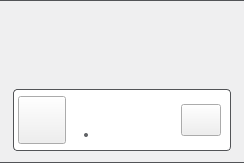
<?xml version="1.0" encoding="UTF-8"?>
<ui version="4.0">
 <class>DuplicatedNodeItem</class>
 <widget class="QWidget" name="DuplicatedNodeItem">
  <property name="geometry">
   <rect>
    <x>0</x>
    <y>0</y>
    <width>244</width>
    <height>163</height>
   </rect>
  </property>
  <property name="sizePolicy">
   <sizepolicy hsizetype="Preferred" vsizetype="Expanding">
    <horstretch>0</horstretch>
    <verstretch>0</verstretch>
   </sizepolicy>
  </property>
  <property name="minimumSize">
   <size>
    <width>0</width>
    <height>0</height>
   </size>
  </property>
  <property name="maximumSize">
   <size>
    <width>16777215</width>
    <height>16777215</height>
   </size>
  </property>
  <property name="windowTitle">
   <string notr="true"/>
  </property>
  <property name="styleSheet">
   <string notr="true">#container{
   background-color: #EFEFF0; /*colorToken.surface-2*/
   border-top: 1px solid #525457; /*colorToken.border-subtle*/
   border-bottom: 1px solid #525457; /*colorToken.border-subtle*/
}

#lDate, #lSize
{
    color: #616366; /*colorToken.text-secondary*/
}

#point
{
    border-radius: 2px;
    background-color: #616366;   /*colorToken.icon-disabled*/
}

#fSelectionBox
{
    border: 1px solid #525457; /*colorToken.border-subtle*/
    border-radius: 4px;
    background-color: #FFFFFF; /*colorToken.page-background*/
}

#lLearnMore {
  text-decoration: underline;
  color: #2C5BEB; /*colorToken.link-primary*/
}
</string>
  </property>
  <property name="TOKENIZED" stdset="0">
   <bool>true</bool>
  </property>
  <layout class="QVBoxLayout" name="verticalLayout">
   <property name="spacing">
    <number>0</number>
   </property>
   <property name="leftMargin">
    <number>0</number>
   </property>
   <property name="topMargin">
    <number>0</number>
   </property>
   <property name="rightMargin">
    <number>0</number>
   </property>
   <property name="bottomMargin">
    <number>0</number>
   </property>
   <item>
    <widget class="QFrame" name="container">
     <property name="sizePolicy">
      <sizepolicy hsizetype="Preferred" vsizetype="Expanding">
       <horstretch>0</horstretch>
       <verstretch>0</verstretch>
      </sizepolicy>
     </property>
     <property name="styleSheet">
      <string notr="true"/>
     </property>
     <property name="frameShape">
      <enum>QFrame::Panel</enum>
     </property>
     <layout class="QVBoxLayout" name="verticalLayout_2">
      <property name="spacing">
       <number>12</number>
      </property>
      <property name="leftMargin">
       <number>12</number>
      </property>
      <property name="topMargin">
       <number>0</number>
      </property>
      <property name="rightMargin">
       <number>12</number>
      </property>
      <property name="bottomMargin">
       <number>11</number>
      </property>
      <item>
       <widget class="QWidget" name="titleContainer" native="true">
        <layout class="QVBoxLayout" name="verticalLayout_3">
         <property name="spacing">
          <number>8</number>
         </property>
         <property name="leftMargin">
          <number>10</number>
         </property>
         <property name="topMargin">
          <number>12</number>
         </property>
         <property name="rightMargin">
          <number>0</number>
         </property>
         <property name="bottomMargin">
          <number>0</number>
         </property>
         <item>
          <widget class="QLabel" name="lTitle">
           <property name="text">
            <string notr="true"/>
           </property>
           <property name="semibold" stdset="0">
            <string notr="true"/>
           </property>
           <property name="font-size" stdset="0">
            <string notr="true">label-2</string>
           </property>
          </widget>
         </item>
         <item>
          <widget class="WordWrapLabel" name="lDescription">
           <property name="text">
            <string/>
           </property>
           <property name="type" stdset="0">
            <string notr="true">secondary</string>
           </property>
          </widget>
         </item>
         <item>
          <widget class="QLabel" name="lLearnMore">
           <property name="sizePolicy">
            <sizepolicy hsizetype="Preferred" vsizetype="Fixed">
             <horstretch>0</horstretch>
             <verstretch>0</verstretch>
            </sizepolicy>
           </property>
           <property name="minimumSize">
            <size>
             <width>0</width>
             <height>20</height>
            </size>
           </property>
           <property name="text">
            <string notr="true"/>
           </property>
           <property name="openExternalLinks">
            <bool>true</bool>
           </property>
          </widget>
         </item>
        </layout>
       </widget>
      </item>
      <item>
       <widget class="QFrame" name="fSelectionBox">
        <property name="sizePolicy">
         <sizepolicy hsizetype="Expanding" vsizetype="Expanding">
          <horstretch>0</horstretch>
          <verstretch>0</verstretch>
         </sizepolicy>
        </property>
        <property name="minimumSize">
         <size>
          <width>0</width>
          <height>56</height>
         </size>
        </property>
        <property name="maximumSize">
         <size>
          <width>16777215</width>
          <height>16777215</height>
         </size>
        </property>
        <property name="styleSheet">
         <string notr="true"/>
        </property>
        <property name="frameShape">
         <enum>QFrame::Panel</enum>
        </property>
        <property name="frameShadow">
         <enum>QFrame::Plain</enum>
        </property>
        <layout class="QHBoxLayout" name="horizontalLayout" stretch="0,1,0">
         <property name="leftMargin">
          <number>4</number>
         </property>
         <property name="topMargin">
          <number>4</number>
         </property>
         <property name="rightMargin">
          <number>9</number>
         </property>
         <property name="bottomMargin">
          <number>4</number>
         </property>
         <item>
          <widget class="IconLabel" name="lIcon">
           <property name="minimumSize">
            <size>
             <width>48</width>
             <height>48</height>
            </size>
           </property>
           <property name="maximumSize">
            <size>
             <width>48</width>
             <height>48</height>
            </size>
           </property>
           <property name="text">
            <string/>
           </property>
           <property name="iconSize">
            <size>
             <width>48</width>
             <height>48</height>
            </size>
           </property>
          </widget>
         </item>
         <item>
          <widget class="QWidget" name="wNode" native="true">
           <property name="sizePolicy">
            <sizepolicy hsizetype="Expanding" vsizetype="Expanding">
             <horstretch>0</horstretch>
             <verstretch>0</verstretch>
            </sizepolicy>
           </property>
           <layout class="QVBoxLayout" name="verticalLayout_4">
            <property name="spacing">
             <number>0</number>
            </property>
            <property name="leftMargin">
             <number>0</number>
            </property>
            <property name="topMargin">
             <number>4</number>
            </property>
            <property name="rightMargin">
             <number>0</number>
            </property>
            <property name="bottomMargin">
             <number>4</number>
            </property>
            <item>
             <widget class="WordWrapLabel" name="lNodeName">
              <property name="sizePolicy">
               <sizepolicy hsizetype="Expanding" vsizetype="Expanding">
                <horstretch>0</horstretch>
                <verstretch>0</verstretch>
               </sizepolicy>
              </property>
              <property name="text">
               <string notr="true"/>
              </property>
              <property name="type" stdset="0">
               <string notr="true">primary</string>
              </property>
              <property name="dimension" stdset="0">
               <string notr="true">medium</string>
              </property>
             </widget>
            </item>
            <item>
             <widget class="QWidget" name="wNodeInfo" native="true">
              <property name="styleSheet">
               <string notr="true"/>
              </property>
              <layout class="QHBoxLayout" name="horizontalLayout_2">
               <property name="spacing">
                <number>5</number>
               </property>
               <property name="leftMargin">
                <number>0</number>
               </property>
               <property name="topMargin">
                <number>0</number>
               </property>
               <property name="rightMargin">
                <number>0</number>
               </property>
               <property name="bottomMargin">
                <number>0</number>
               </property>
               <item>
                <widget class="QLabel" name="lSize">
                 <property name="text">
                  <string/>
                 </property>
                </widget>
               </item>
               <item>
                <widget class="QWidget" name="point" native="true">
                 <property name="minimumSize">
                  <size>
                   <width>4</width>
                   <height>4</height>
                  </size>
                 </property>
                 <property name="maximumSize">
                  <size>
                   <width>4</width>
                   <height>4</height>
                  </size>
                 </property>
                </widget>
               </item>
               <item>
                <widget class="QLabel" name="lDate">
                 <property name="text">
                  <string/>
                 </property>
                </widget>
               </item>
               <item>
                <spacer name="horizontalSpacer_2">
                 <property name="orientation">
                  <enum>Qt::Horizontal</enum>
                 </property>
                 <property name="sizeHint" stdset="0">
                  <size>
                   <width>0</width>
                   <height>0</height>
                  </size>
                 </property>
                </spacer>
               </item>
              </layout>
             </widget>
            </item>
           </layout>
          </widget>
         </item>
         <item>
          <widget class="QWidget" name="wActionButton" native="true">
           <property name="sizePolicy">
            <sizepolicy hsizetype="Fixed" vsizetype="Preferred">
             <horstretch>0</horstretch>
             <verstretch>0</verstretch>
            </sizepolicy>
           </property>
           <property name="minimumSize">
            <size>
             <width>100</width>
             <height>0</height>
            </size>
           </property>
           <property name="maximumSize">
            <size>
             <width>100</width>
             <height>16777215</height>
            </size>
           </property>
           <layout class="QHBoxLayout" name="horizontalLayout_3">
            <property name="leftMargin">
             <number>0</number>
            </property>
            <property name="topMargin">
             <number>0</number>
            </property>
            <property name="rightMargin">
             <number>0</number>
            </property>
            <property name="bottomMargin">
             <number>0</number>
            </property>
            <item>
             <spacer name="horizontalSpacer_3">
              <property name="orientation">
               <enum>Qt::Horizontal</enum>
              </property>
              <property name="sizeType">
               <enum>QSizePolicy::Expanding</enum>
              </property>
              <property name="sizeHint" stdset="0">
               <size>
                <width>0</width>
                <height>0</height>
               </size>
              </property>
             </spacer>
            </item>
            <item>
             <widget class="QPushButton" name="bAction">
              <property name="minimumSize">
               <size>
                <width>0</width>
                <height>32</height>
               </size>
              </property>
              <property name="maximumSize">
               <size>
                <width>16777215</width>
                <height>32</height>
               </size>
              </property>
              <property name="cursor">
               <cursorShape>PointingHandCursor</cursorShape>
              </property>
              <property name="text">
               <string notr="true"/>
              </property>
              <property name="dimension" stdset="0">
               <string notr="true">small</string>
              </property>
              <property name="type" stdset="0">
               <string notr="true">primary</string>
              </property>
             </widget>
            </item>
           </layout>
          </widget>
         </item>
        </layout>
       </widget>
      </item>
     </layout>
    </widget>
   </item>
  </layout>
 </widget>
 <customwidgets>
  <customwidget>
   <class>IconLabel</class>
   <extends>QToolButton</extends>
   <header>TokenizableItems/IconLabel.h</header>
  </customwidget>
  <customwidget>
   <class>WordWrapLabel</class>
   <extends>QLabel</extends>
   <header>WordWrapLabel.h</header>
  </customwidget>
 </customwidgets>
 <resources/>
 <connections/>
</ui>
